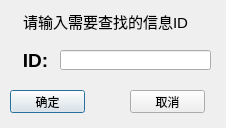
<?xml version="1.0" encoding="UTF-8"?>
<ui version="4.0">
 <class>InputStudentIDdialogClass</class>
 <widget class="QDialog" name="InputStudentIDdialogClass">
  <property name="geometry">
   <rect>
    <x>0</x>
    <y>0</y>
    <width>226</width>
    <height>128</height>
   </rect>
  </property>
  <property name="minimumSize">
   <size>
    <width>226</width>
    <height>128</height>
   </size>
  </property>
  <property name="maximumSize">
   <size>
    <width>226</width>
    <height>128</height>
   </size>
  </property>
  <property name="windowTitle">
   <string>Input</string>
  </property>
  <widget class="QWidget" name="widget" native="true">
   <property name="geometry">
    <rect>
     <x>10</x>
     <y>40</y>
     <width>201</width>
     <height>41</height>
    </rect>
   </property>
   <widget class="QLineEdit" name="IDTextEdit">
    <property name="geometry">
     <rect>
      <x>50</x>
      <y>10</y>
      <width>151</width>
      <height>20</height>
     </rect>
    </property>
   </widget>
   <widget class="QLabel" name="label">
    <property name="geometry">
     <rect>
      <x>0</x>
      <y>0</y>
      <width>51</width>
      <height>41</height>
     </rect>
    </property>
    <property name="text">
     <string>&lt;html&gt;&lt;head/&gt;&lt;body&gt;&lt;p align=&quot;center&quot;&gt;&lt;span style=&quot; font-size:14pt; font-weight:600;&quot;&gt;ID:&lt;/span&gt;&lt;/p&gt;&lt;/body&gt;&lt;/html&gt;</string>
    </property>
   </widget>
  </widget>
  <widget class="QLabel" name="label_2">
   <property name="geometry">
    <rect>
     <x>10</x>
     <y>10</y>
     <width>191</width>
     <height>21</height>
    </rect>
   </property>
   <property name="text">
    <string>&lt;html&gt;&lt;head/&gt;&lt;body&gt;&lt;p align=&quot;center&quot;&gt;&lt;span style=&quot; font-size:11pt;&quot;&gt;请输入需要查找的信息ID&lt;/span&gt;&lt;/p&gt;&lt;/body&gt;&lt;/html&gt;</string>
   </property>
  </widget>
  <widget class="QPushButton" name="ConfirmationPB">
   <property name="geometry">
    <rect>
     <x>10</x>
     <y>90</y>
     <width>75</width>
     <height>23</height>
    </rect>
   </property>
   <property name="text">
    <string>确定</string>
   </property>
  </widget>
  <widget class="QPushButton" name="CancelPB">
   <property name="geometry">
    <rect>
     <x>130</x>
     <y>90</y>
     <width>75</width>
     <height>23</height>
    </rect>
   </property>
   <property name="text">
    <string>取消</string>
   </property>
  </widget>
 </widget>
 <layoutdefault spacing="6" margin="11"/>
 <resources/>
 <connections/>
</ui>
